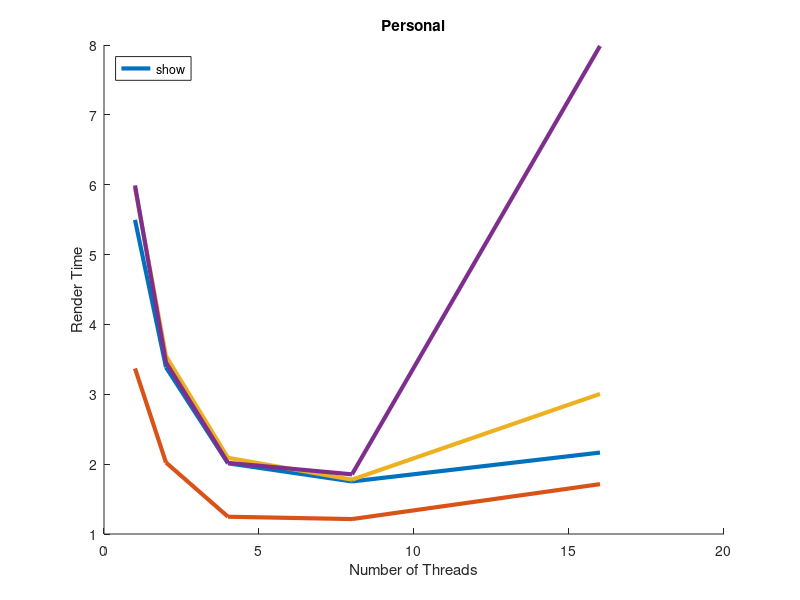

This figure's MATLAB source:
function personal_par2
clear all;
close all;
hold on;

x = [1 2 4 8 16];

t0 = [ 5.496629 3.385634 2.012052 1.752530 2.165488 ];
plot(x, t0, 'LineWidth', 3, 'DisplayName', 'models/war.obj 3840x2160');
t1 = [ 3.369382 2.022792 1.247250 1.213758 1.713614 ];
plot(x, t1, 'LineWidth', 3, 'DisplayName', 'models/dragon.obj 3840x2160');
t2 = [ 5.957349 3.546410 2.090667 1.778129 3.005112 ];
plot(x, t2, 'LineWidth', 3, 'DisplayName', 'models/blackdragon.obj 3840x2160');
t3 = [ 5.989702 3.455032 2.017855 1.854047 7.986002 ];
plot(x, t3, 'LineWidth', 3, 'DisplayName', 'models/ironman.obj 3840x2160');

title('Personal');
xlabel('Number of Threads');
ylabel('Render Time');
legend('show', 'Location', 'NorthWest');
